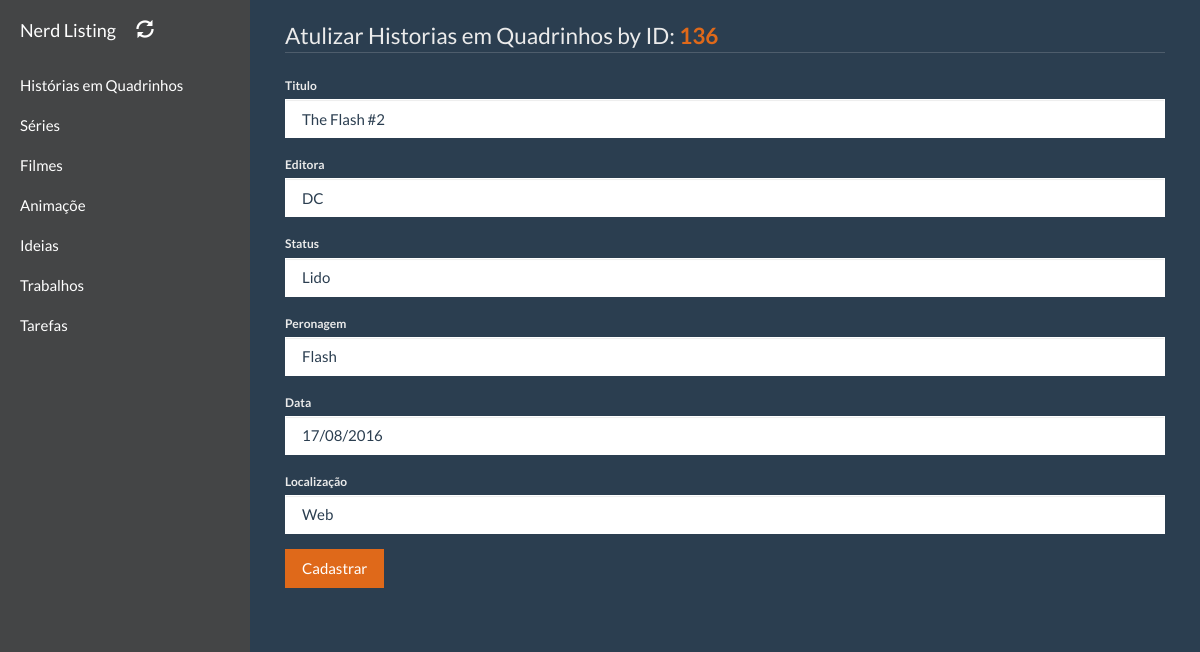
The app's page /hqs/update.php?id=136 with its own data.
### tables this page shows
CREATE TABLE `hqs` (
  `id` int(255) NOT NULL,
  `titulo` varchar(255) NOT NULL,
  `editora` varchar(255) NOT NULL,
  `status` varchar(255) NOT NULL,
  `personagem` varchar(255) NOT NULL,
  `data` varchar(255) NOT NULL,
  `loc` varchar(255) NOT NULL
);

### hqs/update.php (the view, shortened to what this page needs)
<?php
require_once '../header.php';
require_once '../connect.php';
?>
<div id="page-content-wrapper">
    <div class="container-fluid">
        <?php
        $id = $_GET['id'];
        $buscahqs = $pdo->prepare("SELECT * FROM hqs WHERE ID=:id");
        $buscahqs->bindValue(":id", $id);
        $buscahqs->execute();
        $linha = $buscahqs->fetchALL(PDO::FETCH_ASSOC);
        foreach ($linha as $listar) {
        }
        ?>
        <table class="table table-striped table-hover " id="editar"  >
            <tbody>
                <?php
                echo '<div> '
                . '  <div>'
                . ' <form class="form-horizontal" action="" method="POST" id="formulario_update">'
                . ' <fieldset>
                        <legend>Atulizar Historias em Quadrinhos by ID: <strong class="text-primary">' . $listar["id"] . '</strong></legend>'
                        . '<input style="display:none;"  type="text" class="form-control" value="' . $listar["id"] . '"  id="id" name="id" >  '
                . '<div class="form-group">'
                . '<label for="inputEmail" class=" control-labell">Titulo</label>'
                . ' <input  type="text" class="form-control" value="' . $listar["titulo"] . '"  id="titulo" name="titulo" >    '
                . '</div>'
                . '<div class="form-group">'
                . '<label for="inputEmail" class=" control-label">Editora</label>'
                . ' <input  type="text" class="form-control"  value="' . $listar["editora"] . '"  id="editora" name="editora" >    '
                . '</div>'
                . '<div class="form-group">'
                . '<label for="inputEmail" class=" control-label">Status</label>'
                . ' <input  type="text" class="form-control" " value="' . $listar["status"] . '"  id="sts" name="sts" >    '
                . '</div>'
                . '<div class="form-group">'
                . '<label for="inputEmail" class=" control-label">Peronagem</label>'
                . ' <input  type="text" class="form-control"  value="' . $listar["personagem"] . '"  id="personagem" name="personagem" >    '
                . '</div>'
                . '<div class="form-group">'
                . '<label for="inputEmail" class="control-label">Data</label>'
                . ' <input  type="text" class="form-control"  value="' . $listar["data"] . '"  id="data" name="data" >    '
                . '</div>'
                . '<div class="form-group">'
                . '<label for="inputEmail" class=" control-label">Localização</label>'
                . ' <input  type="text" class="form-control"  value="' . $listar["loc"] . '"  id="loc" name="loc" >    '
                . '</div>'
                . '<div class="form-group">
                            <div>
                                <button type="submit" class="btn btn-primary">Cadastrar</button>
                            </div>
                            <div class="col-md-12">
                            </div>
                            <div class="col-md-12">
                            </div>
                        </div>'
                . '   </fieldset>'
                . '</form> '
                . ' </div> '
                . '</div>';
                ?>
            </tbody>
        </table>
    </div>
</div>
<?php require_once '../footer.php'; ?>

### custom/simple-sidebar.css (style rules this page uses)
body { overflow-x: hidden; }
#page-content-wrapper { width: 100%; position: absolute; padding: 15px; }
@media (min-width:768px) { #page-content-wrapper { padding: 20px; position: relative; } }

### records on screen
hqs: id "136", titulo "The Flash #2", editora "DC", sts "Lido", personagem "Flash", data "17/08/2016", loc "Web"

### other values on screen
$title "Nerd Listing"
